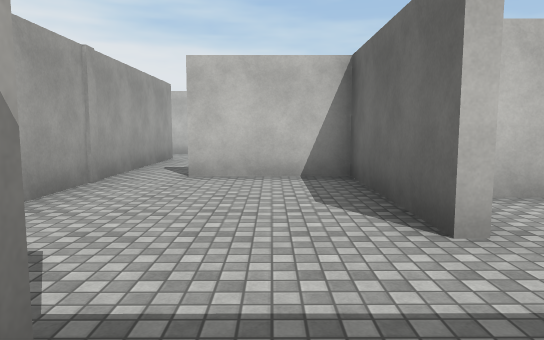
View 1 (above)

16 first-person views from a walk through a Unity game level. The camera is 1.5 m above the floor, tilts 6° down and sees 70° across. The floor is counted in squares, 2 m on a side. Each view is taken from the middle of a square. On the plan, view 1 faces up. The plan holds only what a view shows up to about 12 squares ahead; the rest is blank. The place goes on beyond the plan. The player is left out. Surface patterns are stand-ins for the level's own textures.

View 2
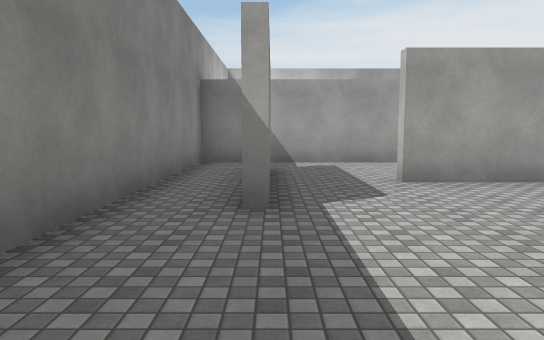

View 3
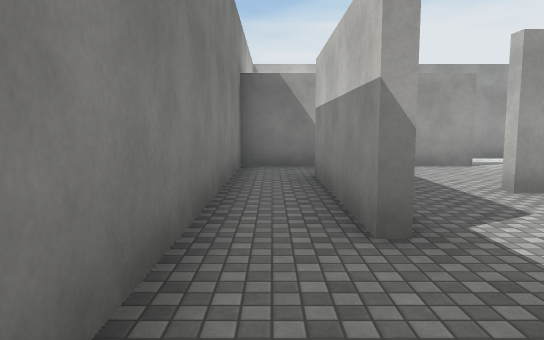

View 4
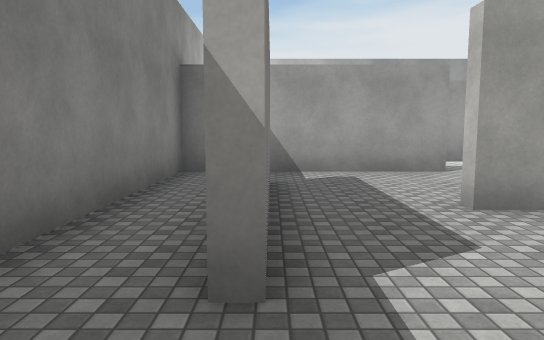

View 5
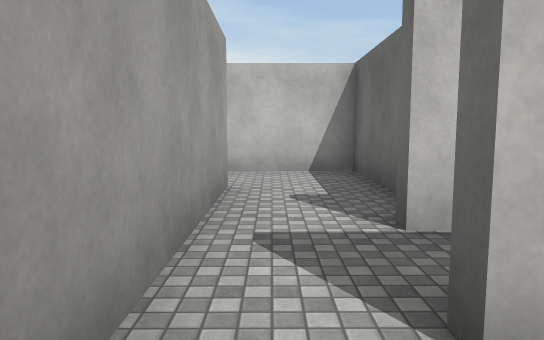

View 6
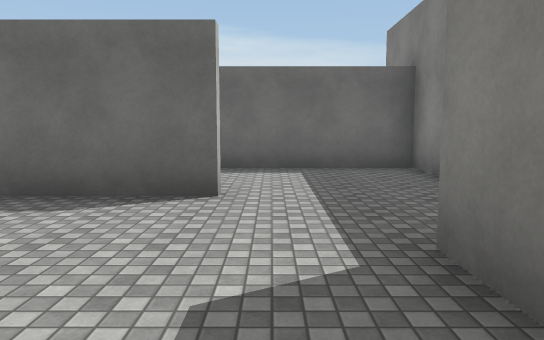

View 7
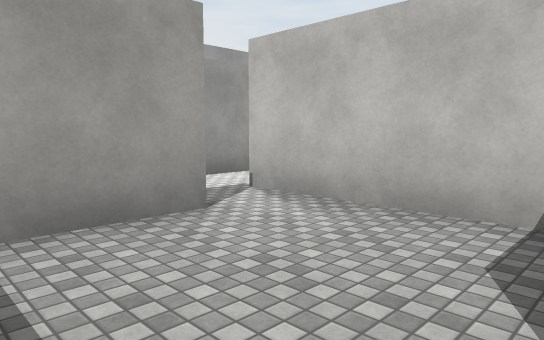

View 8
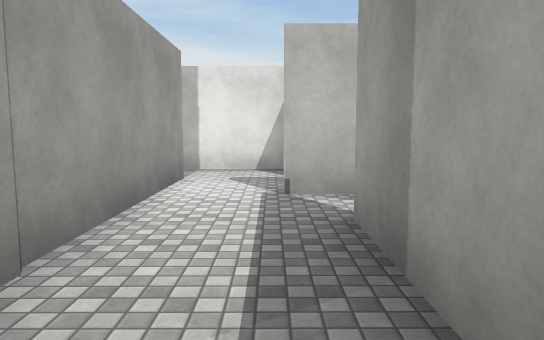

View 9
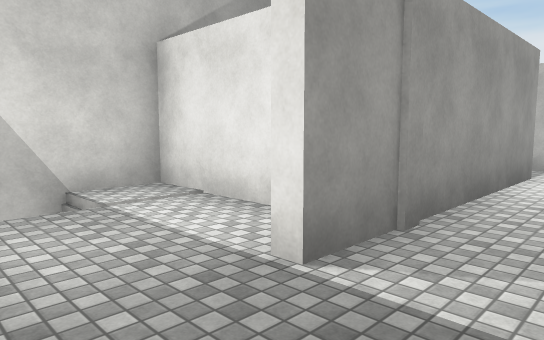

View 10
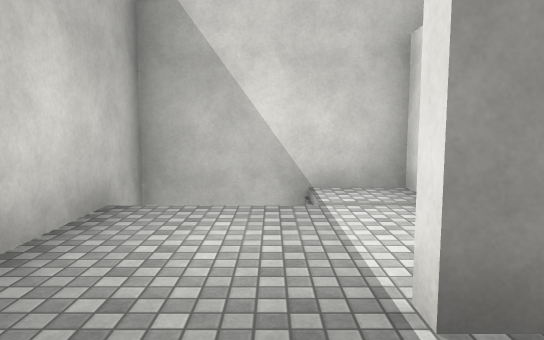

View 11
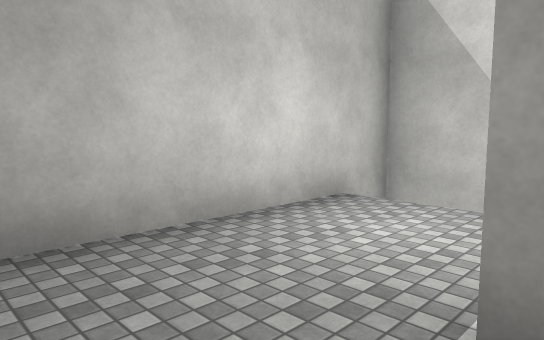

View 12
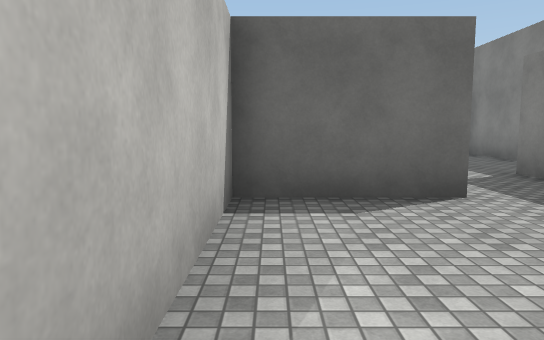

View 13
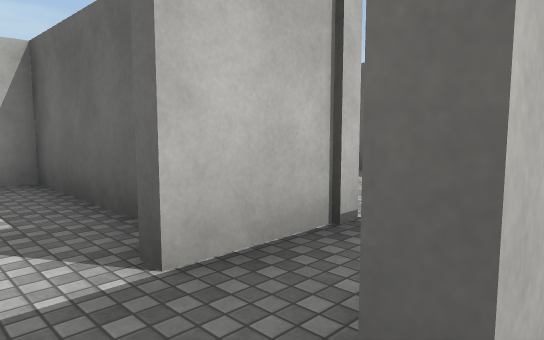

View 14
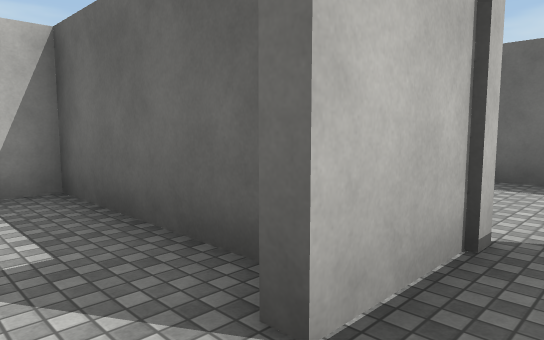

View 15
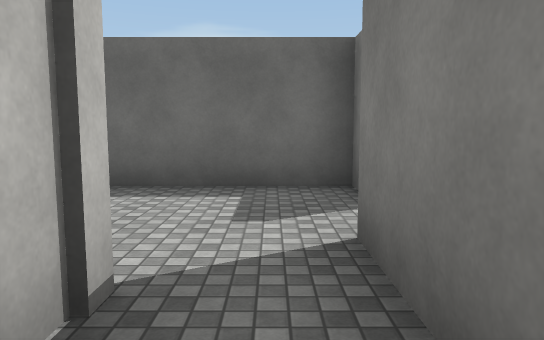

View 16
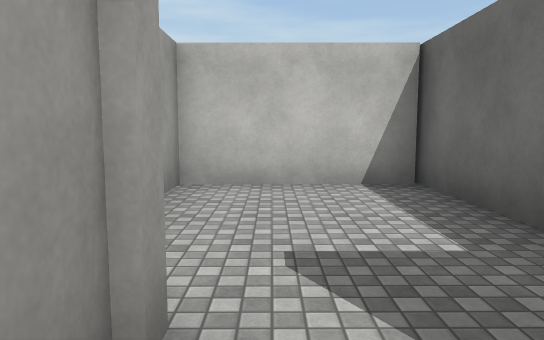

### Floor plan
Key: @ floor where view 1 was taken; # wall or solid block; . floor; v drop or lower ground.
Columns run from 12 left of view 1 to 4 right of it. Each row starts with its distance up from view 1.
 12          ####
 11          ...#####
 10          #..#...#
  9    ###   #..#...#
  8    ..#   #.##...#
  7     .#   #......#
  6    #.#####.###. #
  5    #.....#...#.
  4    #..#..#...####
  3 ####..#..#...#..#
  2 #..#..#.........#
  1 #v....#.####....#
  0 #v....#.....@...#
 -1 #################

Where each view was taken, in squares from view 1:
view 1: 0 up, 0 right, facing up
view 2: 1 up, 3 right, facing left
view 3: 0 up, 2 right, facing left
view 4: 1 up, 1 right, facing left
view 5: 5 up, 2 left, facing up
view 6: 2 up, 3 left, facing right
view 7: 2 up, 3 left, facing up-left
view 8: 1 up, 7 left, facing up
view 9: 0 up, 7 left, facing up-left
view 10: 1 up, 7 left, facing left
view 11: 2 up, 7 left, facing down-left
view 12: 5 up, 7 left, facing right
view 13: 6 up, 2 left, facing up-right
view 14: 7 up, 2 left, facing up-right
view 15: 7 up, 1 left, facing right
view 16: 5 up, 2 right, facing up
